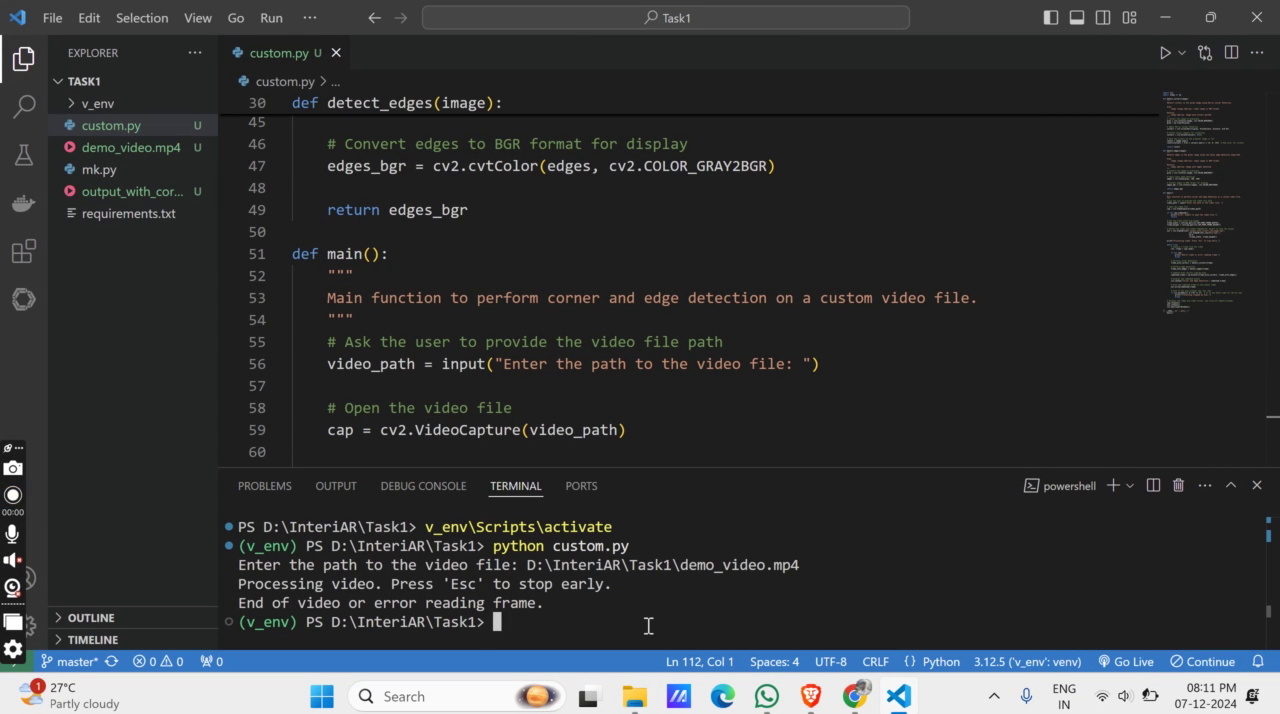
#> input picture frame 41 of 07.12.2024_20.11.48_REC.mp4, 1280 x 714 px, given in place of the camera
$ python mk.py
#> lines starting #> are read from the running program, lines starting #| are printed output that depends on the picture; after the words box and inside, x2 and y2 are one past the last pixel; in counts of white or black regions, pixels touching at a corner belong together
#> in main, frame is the input picture: shape (714, 1280, 3); mean B, G, R 53.7, 51.8, 49.6
import cv2
import numpy as np

def detect_corners(image):
    """
    Detects corners in the given image using Harris Corner Detection.

    Args:
        image (numpy.ndarray): Input image in BGR format.

    Returns:
        numpy.ndarray: Image with corners marked.
    """
    # Convert the image to grayscale
    gray = cv2.cvtColor(image, cv2.COLOR_BGR2GRAY)
    gray = np.float32(gray)

    # Apply Harris corner detection
    corners = cv2.cornerHarris(gray, blockSize=2, ksize=3, k=0.04)
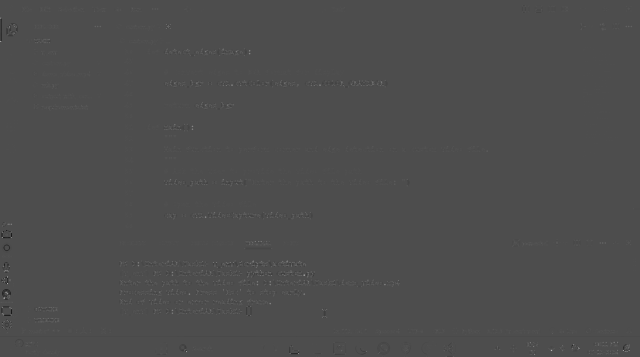
#> corners: shape (714, 1280) float32 (shown at 1/2 size); min -62569856, max 142633696, mean 61950; drawn with min black and max white

    # Dilate corner regions for visibility
    corners = cv2.dilate(corners, None)
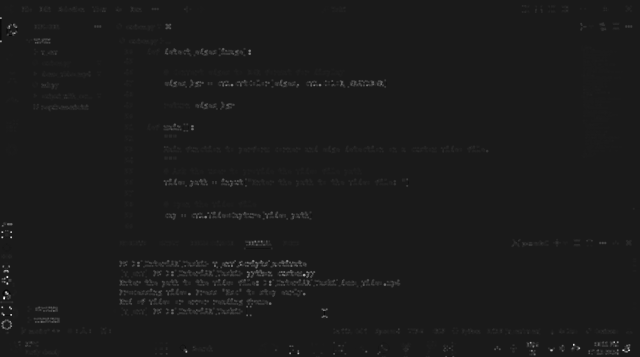
#> corners: shape (714, 1280) float32 (shown at 1/2 size); min -16835936, max 142633696, mean 808798.8; drawn with min black and max white

    # Mark the corners on the original image in red
    result = image.copy()
    result[corners > 0.01 * corners.max()] = [0, 0, 255]  # Red color for corners
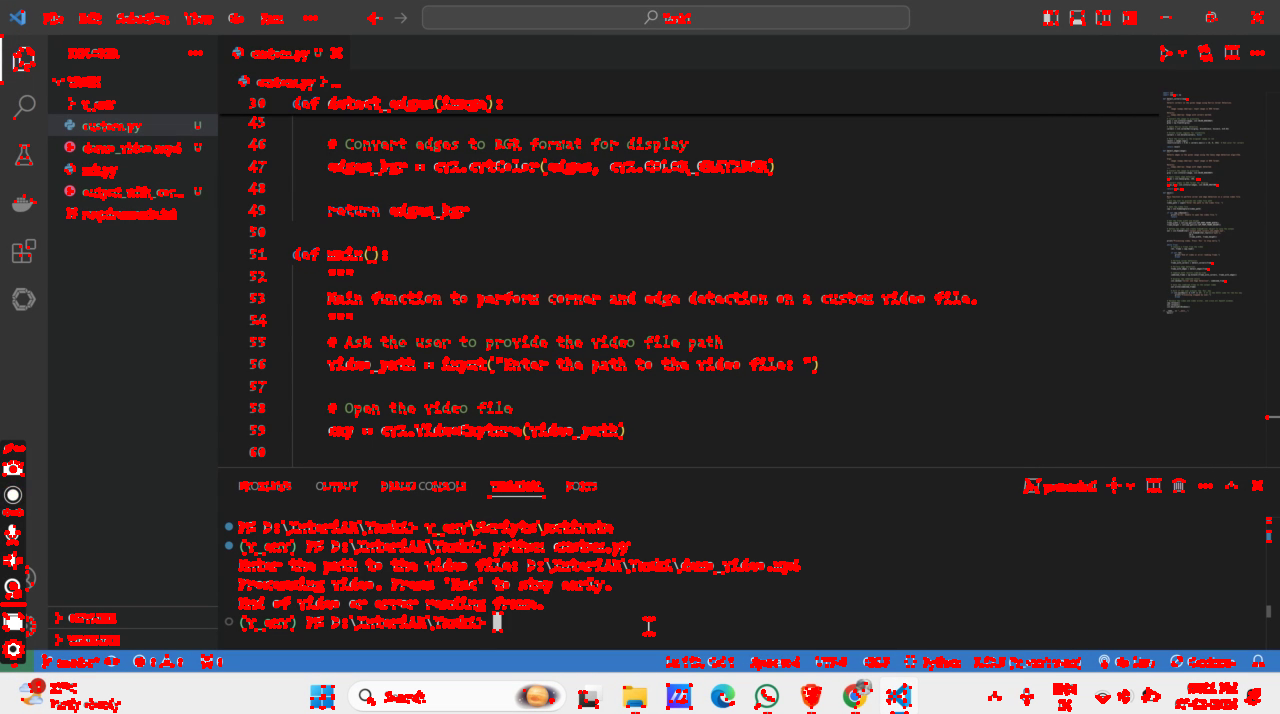
#> result: shape (714, 1280, 3); 7.07% of pixels changed, all inside (x1, y1, x2, y2) = (0, 10, 1272, 714)

    return result

def detect_edges(image):
    """
    Detects edges in the given image using the Canny edge detection algorithm.

    Args:
        image (numpy.ndarray): Input image in BGR format.

    Returns:
        numpy.ndarray: Image with edges detected.
    """
    # Convert the image to grayscale
    gray = cv2.cvtColor(image, cv2.COLOR_BGR2GRAY)

    # Apply Canny edge detection
    edges = cv2.Canny(gray, 100, 200)
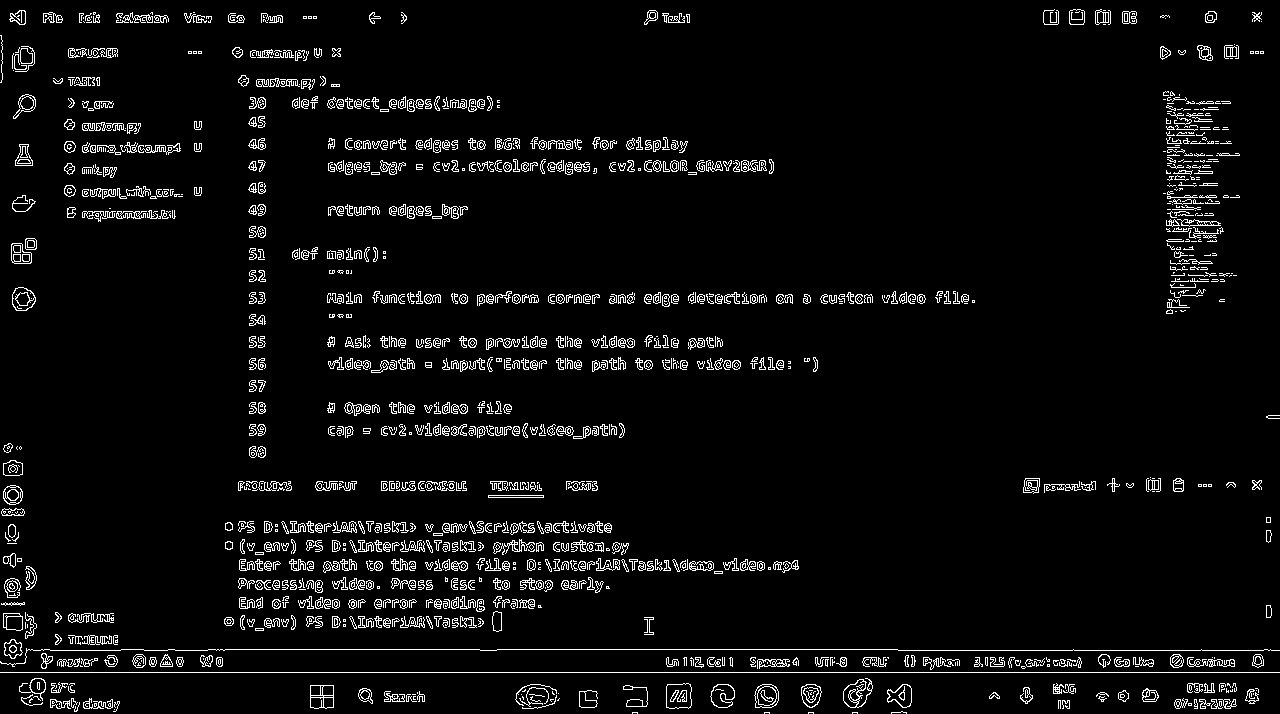
#> edges: shape (714, 1280); 4.7% white in thin lines or dots

    # Convert edges to BGR format for display
    edges_bgr = cv2.cvtColor(edges, cv2.COLOR_GRAY2BGR)
#> edges_bgr: shape (714, 1280, 3); 4.7% white in thin lines or dots

    return edges_bgr

def main():
    """
    Main function to perform real-time corner and edge detection using webcam feed.
    """
    # Try multiple camera indices if the default (0) fails
    camera_index = 0
    while camera_index < 3:  # Test indices 0, 1, 2
        cap = cv2.VideoCapture(camera_index)
        if cap.isOpened():
            print(f"Camera opened successfully with index {camera_index}.")
            break
        else:
            print(f"Camera index {camera_index} not working. Trying next...")
            camera_index += 1
            cap.release()

    if not cap.isOpened():
        print("Error: Unable to access the camera after testing multiple indices.")
        return

    # Get the frame width and height
    frame_width = int(cap.get(cv2.CAP_PROP_FRAME_WIDTH))
    frame_height = int(cap.get(cv2.CAP_PROP_FRAME_HEIGHT))

    # Define the codec and create VideoWriter object to save the output
    out = cv2.VideoWriter('output_with_corners_and_edges.avi',
                          cv2.VideoWriter_fourcc(*'XVID'),
                          20.0,
                          (frame_width, frame_height))

    print("Press 'Esc' to exit the program.")

    while True:
        # Capture a frame from the webcam
        ret, frame = cap.read()

        if not ret:
            print("Error: Unable to capture video.")
            break

        # Perform corner detection
        frame_with_corners = detect_corners(frame)

        # Perform edge detection
        frame_with_edges = detect_edges(frame)

        # Combine both results side-by-side
        combined_frame = np.hstack((frame_with_corners, frame_with_edges))
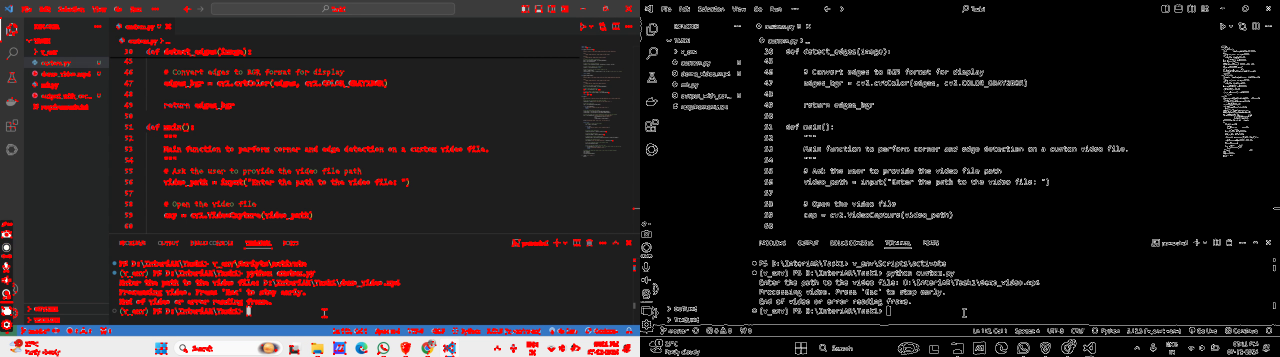
#> combined_frame: shape (714, 2560, 3) (shown at 1/2 size); mean B, G, R 29.5, 28.6, 36.6

        # Display the combined result
        cv2.imshow("Real-Time Corner and Edge Detection", combined_frame)

        # Save the combined frame to the output video
        out.write(combined_frame)

        # Exit if the user presses the 'Esc' key
        if cv2.waitKey(1) & 0xFF == 27:  # 27 is the ASCII code for the Esc key
#> (key Esc is pressed here)
            break

    # Release the webcam and video writer, and close all OpenCV windows
    cap.release()
    out.release()
    cv2.destroyAllWindows()

if __name__ == "__main__":
    main()

$ run again, starting later in the video
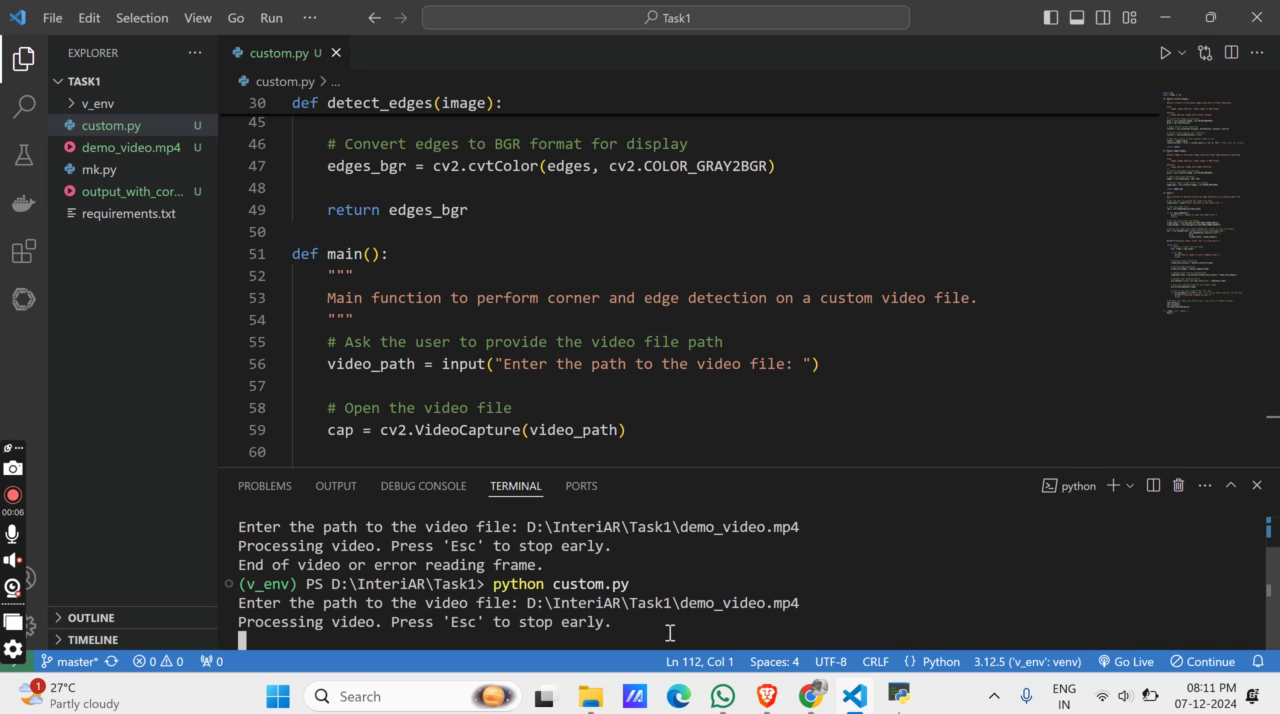
#> input picture frame 184 of 07.12.2024_20.11.48_REC.mp4, 1280 x 714 px, given in place of the camera
#> in main, frame is the input picture: shape (714, 1280, 3); mean B, G, R 53.9, 51.9, 49.7
#> result: shape (714, 1280, 3); 7.31% of pixels changed, all inside (x1, y1, x2, y2) = (0, 10, 1272, 714)
#> in detect_edges, `edges = cv2.Canny(gray, 100, 200)`:
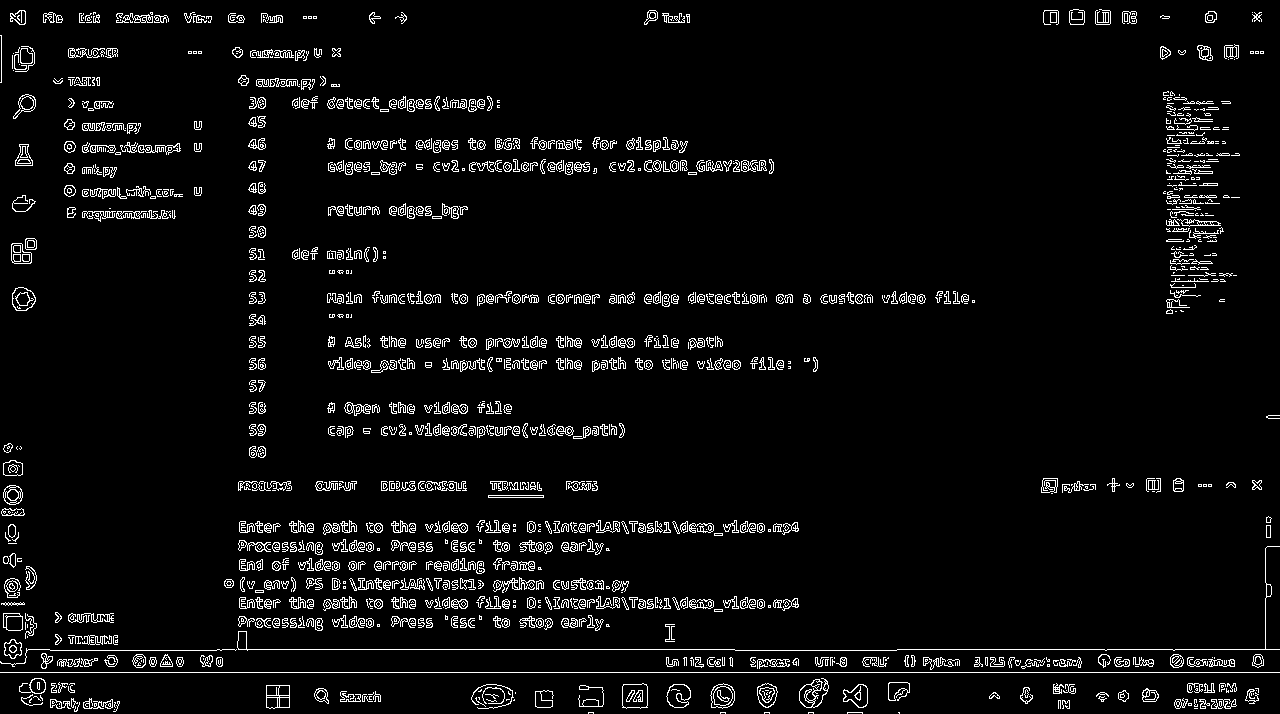
#> edges: shape (714, 1280); 4.8% white in thin lines or dots
#> edges_bgr: shape (714, 1280, 3); 4.8% white in thin lines or dots
#> in main, `combined_frame = np.hstack((frame_with_corners, frame_with_edges))`:
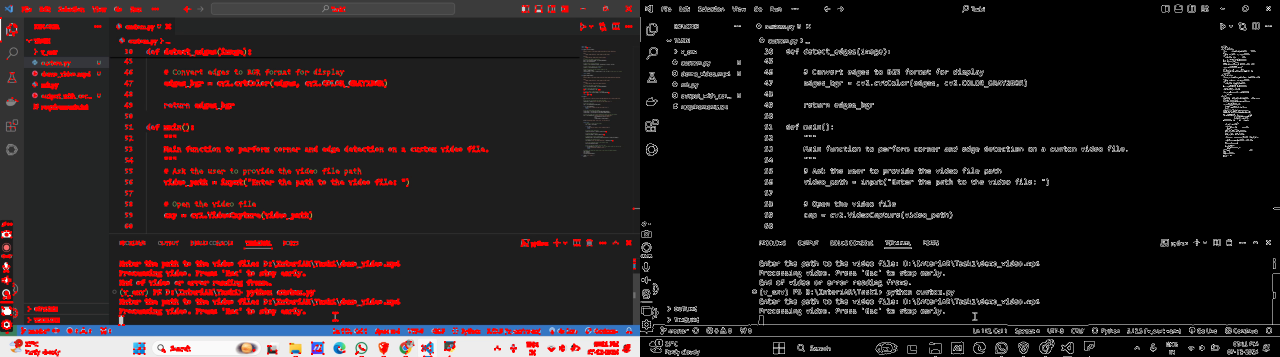
#> combined_frame: shape (714, 2560, 3) (shown at 1/2 size); mean B, G, R 29.7, 28.7, 37

$ run again, starting later in the video
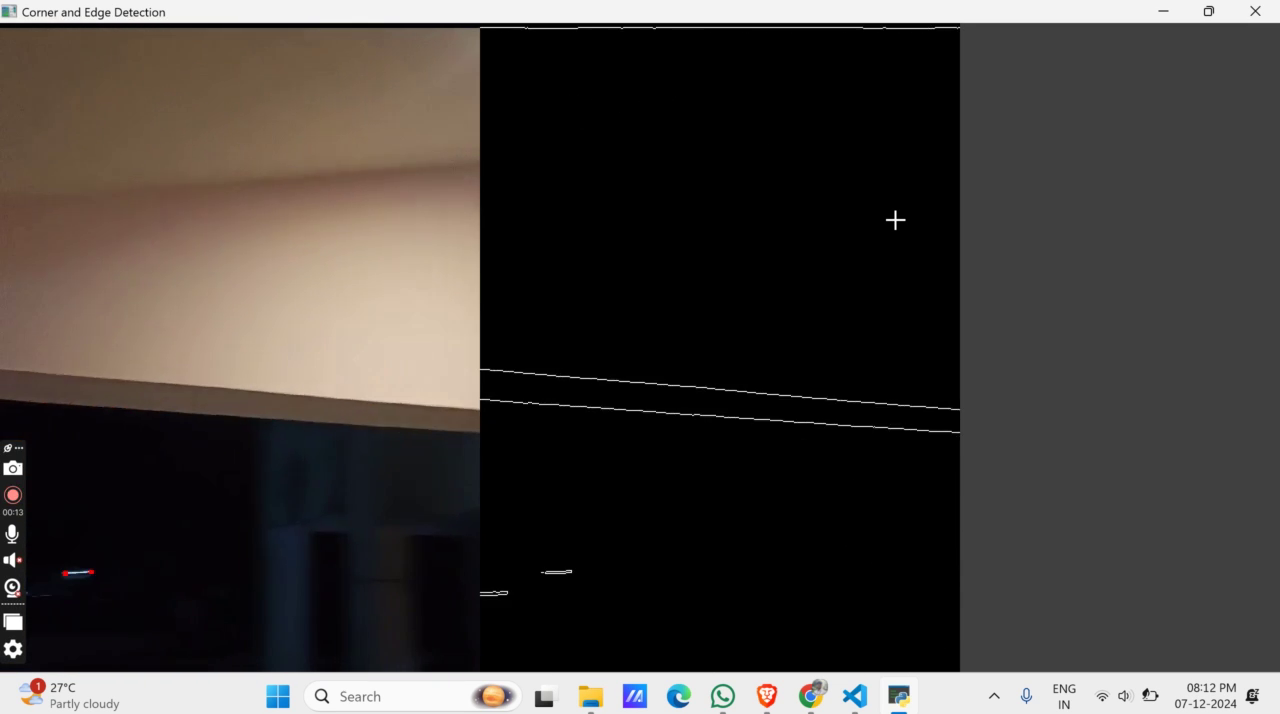
#> input picture frame 328 of 07.12.2024_20.11.48_REC.mp4, 1280 x 714 px, given in place of the camera
#> in main, frame is the input picture: shape (714, 1280, 3); mean B, G, R 58.3, 61.7, 66.4
#> result: shape (714, 1280, 3); 0.79% of pixels changed, all inside (x1, y1, x2, y2) = (0, 5, 1263, 714)
#> in detect_edges, `edges = cv2.Canny(gray, 100, 200)`:
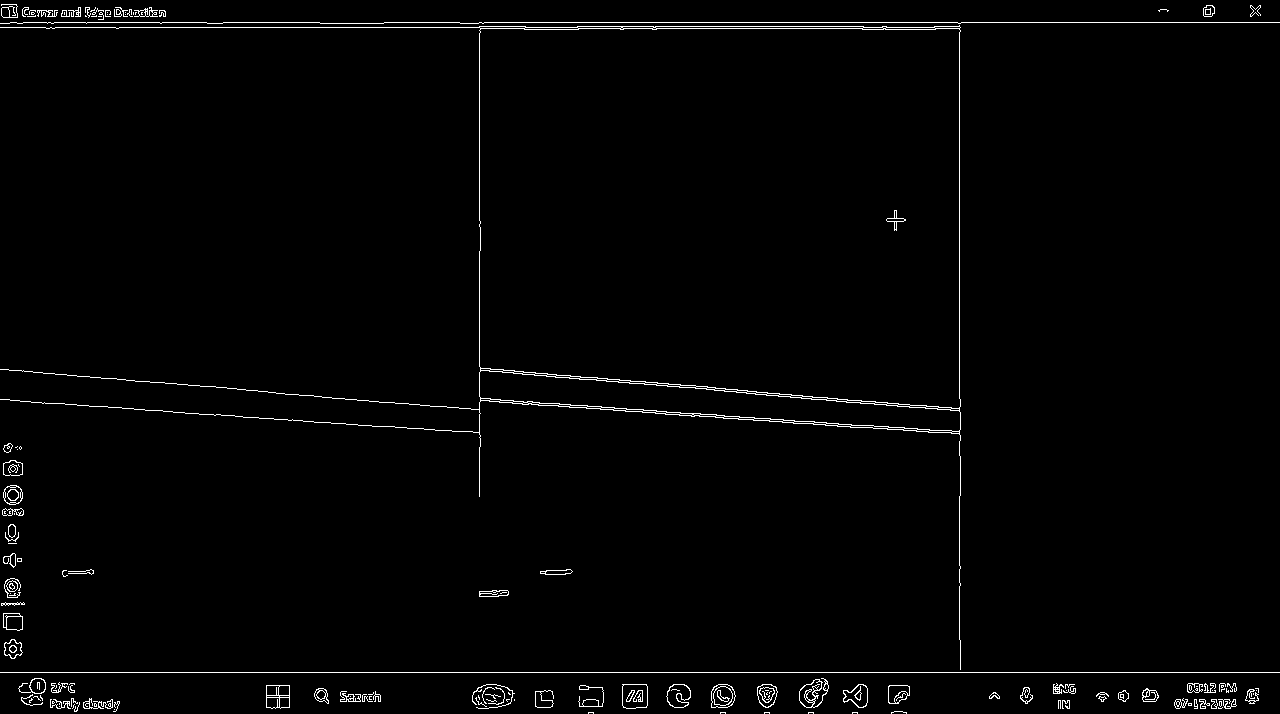
#> edges: shape (714, 1280); 1.5% white in thin lines or dots
#> edges_bgr: shape (714, 1280, 3); 1.5% white in thin lines or dots
#> in main, `combined_frame = np.hstack((frame_with_corners, frame_with_edges))`:
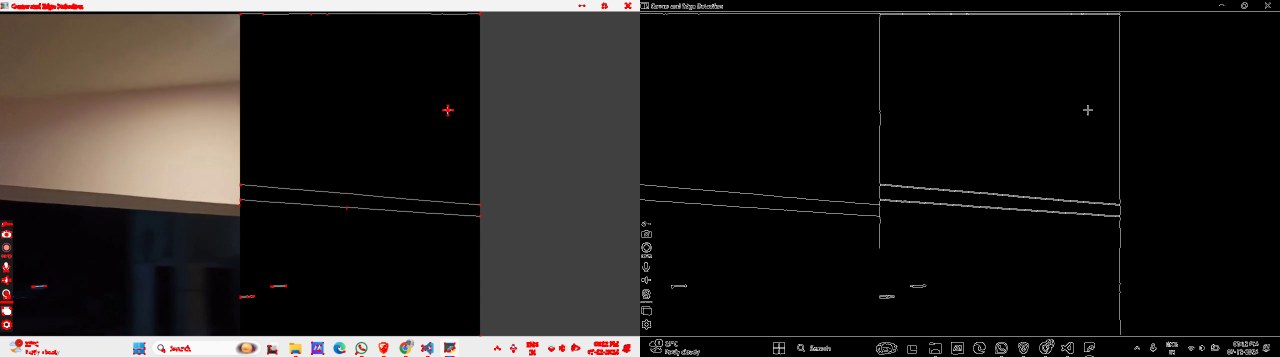
#> combined_frame: shape (714, 2560, 3) (shown at 1/2 size); mean B, G, R 30.4, 32.1, 35.5
